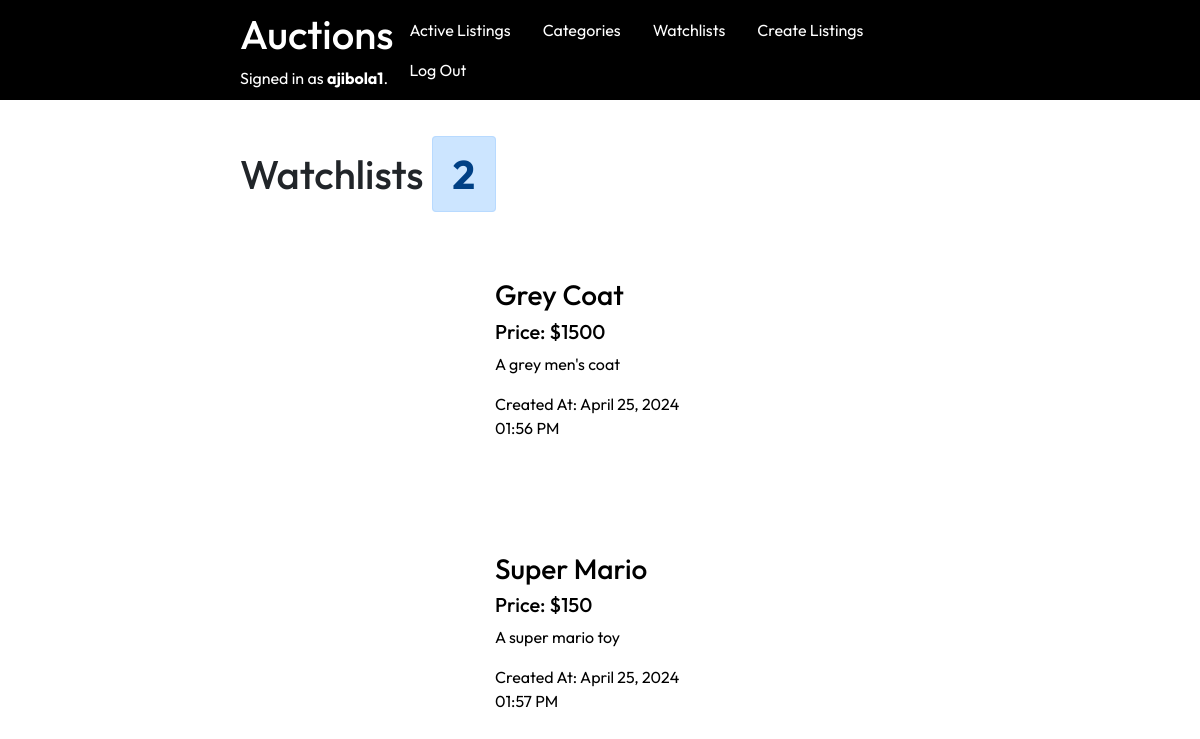
Screenshot of /watchlists (signed in) with the database file from the repository.
### auctions/models.py (models this page shows, shortened)
class User(AbstractUser):
    pass

class Watchlist(models.Model):
    user_id = models.IntegerField()
    listing_id = models.IntegerField(primary_key=True)
    title = models.CharField(max_length=120, null=True)
    image = models.CharField(max_length=500, null=True)
    description = models.CharField(max_length=1000, null=True)
    bid = models.CharField(max_length=10, null=True)
    time = models.CharField(max_length=50, null=True)

### auctions/views.py (the view)
# urls.py: path("watchlists", views.watchlists, name="watchlists"),
def watchlists(request):
    if request.method == "POST":
        add_id = request.POST.get('add to watchlist', False) # Gets listing to add
        remove_id = request.POST.get('remove from watchlist', False) # Gets listing to remove
        if add_id:
            listing = Listing.objects.get(id=add_id)
            Watchlist(title=listing.title,
                    description=listing.description,
                    bid=listing.bid,
                    image=listing.image,
                    time=listing.time,
                    listing_id=listing.id,
                    user_id= request.user.id,
                    ).save()
        if remove_id:
            Watchlist.objects.get(listing_id=remove_id).delete()
            return HttpResponseRedirect(reverse("listing", args=[remove_id]))
        return HttpResponseRedirect(reverse("listing", args=[add_id]))
    else:
        watchlists = Watchlist.objects.filter(user_id = request.user.id)
        return render(request, "auctions/watchlists.html",{
            "watchlists": watchlists,
            "number": len(watchlists),
        })

### auctions/templates/auctions/watchlists.html (shortened to what this page needs)
{% extends "auctions/layout.html" %}
{% block body %}
<div class="page_main_div">
  {% if number is not 0 %}
  <h1>
    Watchlists <strong class="alert alert-primary">{{number}}</strong>
  </h1>
  {% else %}
  <h1>Watchlists</h1>
{% endif %}
  <br />
  {% if number is not 0 %}
  {% for watchlist in watchlists %}
  <div class="container-sm m-0 mb-5">
    <a class="listing_link" href="{% url 'listing' watchlist.listing_id %}">
      <div class="row">
        <div class="col-sm-4">
        </div>
        <div class="col-sm-4 pt-5">
          <h3>{{watchlist.title}}</h3>
          <h5>Price: ${{watchlist.bid}}</h5>
          <p>{{watchlist.description}}</p>
          <p>Created At: {{watchlist.time}}</p>
        </div>
      </div>
    </a>
  </div>
  {% endfor %} {% else %}
  <h5 class="alert alert-primary">
    You have no listing in your watchlist at the moment
  </h5>
  {% endif %}
</div>
{% endblock %}

### auctions/templates/auctions/layout.html (shortened to what this page needs)
{% load static %}
<!DOCTYPE html>
<html lang="en">
  <head>
    <link
      rel="stylesheet"
      href="https://stackpath.bootstrapcdn.com/bootstrap/4.4.1/css/bootstrap.min.css"
    />
    <link href="{% static 'auctions/styles.css' %}" rel="stylesheet" />
  </head>
  <body>
    <div class="main_header_div">
      <div>
        <h1>Auctions</h1>
        {% if user.is_authenticated %}
        Signed in as <strong>{{ user.username }}</strong>.
        {% else %}
        Not signed in.
        {%endif%}
      </div>
      <div>
        <ul class="nav">
          <li class="nav-item">
            <a class="nav-link " href="{% url 'index' %}">Active Listings</a>
          </li>
          {% if user.is_authenticated %}
          <li class="nav-item">
            <a class="nav-link" href="{% url 'categories' %}">Categories</a>
          </li>
          <li class="nav-item">
            <a class="nav-link" href="{% url 'watchlists' %}">Watchlists</a>
          </li>
          <li class="nav-item">
            <a class="nav-link" href="{% url 'create_listings' %}"
              >Create Listings</a
            >
          </li>
          <li class="nav-item">
            <a class="nav-link" href="{% url 'logout' %}">Log Out</a>
          </li>
          {% endif %}
        </ul>
      </div>
    </div>
    {% block body %} {% endblock %}
  </body>
</html>

### auctions/static/auctions/styles.css (style rules this page uses)
body { box-sizing: border-box; font-family: "Outfit", sans-serif; }
.page_main_div { margin: 0px 20% 0px 20%; }
.main_header_div { position: sticky; top: 0px; z-index: 100; color: white; display: flex; justify-content: space-between; align-items: center; background-color: black; margin-bottom: 50px; padding: 10px 20% 10px 20%; }
.nav-link { text-decoration: none; color: white; }
.listing_link { color: black; text-decoration: none; }

### rows the page displays
User: username "ajibola1"
Watchlist: title "Grey Coat", bid "1500", description "A grey men's coat", time "April 25, 2024 01:56 PM"
Watchlist: title "Super Mario", bid "150", description "A super mario toy", time "April 25, 2024 01:57 PM"

### other values shown
{{ number }} "2"
